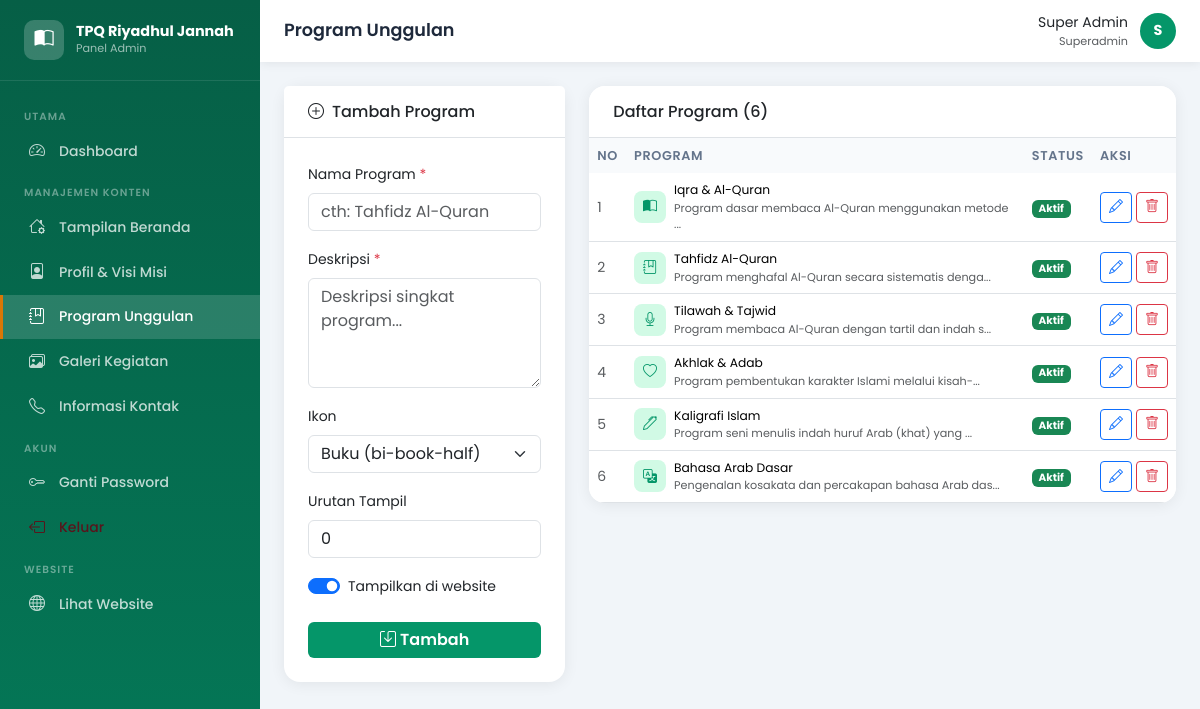
The page /admin/program.php (signed in) on the database its author committed.
### tables this page shows
CREATE TABLE IF NOT EXISTS `program` (
  `id`          INT UNSIGNED AUTO_INCREMENT PRIMARY KEY,
  `nama`        VARCHAR(100) NOT NULL,
  `deskripsi`   TEXT NOT NULL,
  `ikon`        VARCHAR(50)  NOT NULL DEFAULT 'bi-book',
  `urutan`      TINYINT UNSIGNED NOT NULL DEFAULT 0,
  `aktif`       TINYINT(1) NOT NULL DEFAULT 1,
  `created_at`  TIMESTAMP DEFAULT CURRENT_TIMESTAMP
);

### config.php (called while the page is built, shortened)
<?php
function e(string $str): string {
    return htmlspecialchars($str, ENT_QUOTES, 'UTF-8');
}

### admin/program.php (the view, shortened to what this page needs)
<?php
$db     = getDB();
$action = $_GET['action'] ?? 'list';
$programs = $db->query("SELECT * FROM program ORDER BY urutan ASC, id ASC")->fetchAll();
$editData = null;
$ikonOptions = [
    'bi-book-half'        => 'Buku',
    'bi-journal-bookmark' => 'Jurnal',
    'bi-mic'              => 'Mikrofon',
    'bi-heart'            => 'Hati',
    'bi-pen'              => 'Pena',
    'bi-translate'        => 'Terjemah',
    'bi-star'             => 'Bintang',
    'bi-mortarboard'      => 'Wisuda',
    'bi-people'           => 'Orang',
    'bi-award'            => 'Penghargaan',
];
require_once 'includes/sidebar.php';
?>
<div class="row g-4">
  <div class="col-lg-4">
    <div class="card form-card">
      <div class="card-header bg-white border-bottom py-3 px-4">
        <h6 class="mb-0 fw-700">
          <?= $action === 'edit' ? '<i class="bi bi-pencil me-2"></i>Edit Program' : '<i class="bi bi-plus-circle me-2"></i>Tambah Program' ?>
        </h6>
      </div>
      <div class="card-body p-4">
        <form method="POST">
          <div class="mb-3">
            <label class="form-label fw-500 small">Nama Program <span class="text-danger">*</span></label>
            <input type="text" name="nama" class="form-control"
                   value="<?= e($editData['nama'] ?? '') ?>"
                   placeholder="cth: Tahfidz Al-Quran" required>
          </div>
          <div class="mb-3">
            <label class="form-label fw-500 small">Deskripsi <span class="text-danger">*</span></label>
            <textarea name="deskripsi" class="form-control" rows="4"
                      placeholder="Deskripsi singkat program..." required><?= e($editData['deskripsi'] ?? '') ?></textarea>
          </div>
          <div class="mb-3">
            <label class="form-label fw-500 small">Ikon</label>
            <select name="ikon" class="form-select">
              <?php foreach ($ikonOptions as $val => $label): ?>
              <option value="<?= $val ?>" <?= ($editData['ikon'] ?? 'bi-book-half') === $val ? 'selected' : '' ?>>
                <?= $label ?> (<?= $val ?>)
              </option>
              <?php endforeach; ?>
            </select>
          </div>
          <div class="mb-3">
            <label class="form-label fw-500 small">Urutan Tampil</label>
            <input type="number" name="urutan" class="form-control" min="0" max="99"
                   value="<?= $editData['urutan'] ?? 0 ?>">
          </div>
          <div class="mb-4">
            <div class="form-check form-switch">
              <input class="form-check-input" type="checkbox" name="aktif" id="aktifSwitch"
                     <?= ($editData['aktif'] ?? 1) ? 'checked' : '' ?>>
              <label class="form-check-label small" for="aktifSwitch">Tampilkan di website</label>
            </div>
          </div>
          <div class="d-flex gap-2">
            <button type="submit" class="btn btn-emerald flex-fill">
              <i class="bi bi-save me-1"></i><?= $action === 'edit' ? 'Simpan' : 'Tambah' ?>
            </button>
          </div>
        </form>
      </div>
    </div>
  </div>
  <div class="col-lg-8">
    <div class="card table-card">
      <div class="card-header bg-white border-bottom py-3 px-4">
        <h6 class="mb-0 fw-700">Daftar Program (<?= count($programs) ?>)</h6>
      </div>
      <div class="table-responsive">
        <table class="table table-hover mb-0">
          <thead>
            <tr>
              <th>No</th>
              <th>Program</th>
              <th>Status</th>
              <th>Aksi</th>
            </tr>
          </thead>
          <tbody>
            <?php if (empty($programs)): ?>
            <tr><td colspan="4" class="text-center py-4 text-muted">Belum ada program</td></tr>
            <?php else: ?>
            <?php foreach ($programs as $i => $prog): ?>
            <tr>
              <td class="text-muted"><?= $i + 1 ?></td>
              <td>
                <div class="d-flex align-items-center gap-2">
                  <div style="width:32px;height:32px;background:#d1fae5;border-radius:8px;display:flex;align-items:center;justify-content:center;flex-shrink:0">
                    <i class="bi <?= e($prog['ikon']) ?>" style="color:#059669"></i>
                  </div>
                  <div>
                    <div class="fw-600 small"><?= e($prog['nama']) ?></div>
                    <div class="text-muted" style="font-size:.7rem"><?= e(mb_substr($prog['deskripsi'], 0, 50)) ?>...</div>
                  </div>
                </div>
              </td>
              <td>
                <span class="badge <?= $prog['aktif'] ? 'bg-success' : 'bg-secondary' ?>">
                  <?= $prog['aktif'] ? 'Aktif' : 'Nonaktif' ?>
                </span>
              </td>
              <td>
                <div class="d-flex gap-1">
                  <a href="program.php?action=edit&id=<?= $prog['id'] ?>"
                     class="btn btn-sm btn-outline-primary" title="Edit">
                    <i class="bi bi-pencil"></i>
                  </a>
                  <form method="POST" onsubmit="return confirm('Hapus program ini?')">
                    <button type="submit" class="btn btn-sm btn-outline-danger" title="Hapus">
                      <i class="bi bi-trash"></i>
                    </button>
                  </form>
                </div>
              </td>
            </tr>
            <?php endforeach; ?>
            <?php endif; ?>
          </tbody>
        </table>
      </div>
    </div>
  </div>
</div>
<?php require_once 'includes/sidebar_end.php'; ?>

### admin/includes/sidebar.php (style rules this page uses)
:root { --emerald:#059669; --emerald-dark:#047857; --gold:#d97706; --sidebar-w:260px; }
body { font-family:'Poppins',sans-serif; background:#f1f5f9; }
.table-card { border: none; border-radius: 16px; box-shadow: 0 2px 15px rgba(0,0,0,.07); overflow: hidden; }
.table thead th { background: #f8fafc; font-weight: 600; font-size: .8rem; text-transform: uppercase; letter-spacing: .05em; color: #64748b; border: none; }
.table tbody td { vertical-align: middle; font-size: .875rem; }
.form-card { border: none; border-radius: 16px; box-shadow: 0 2px 15px rgba(0,0,0,.07); }
.btn-emerald { background: var(--emerald); border: none; color: #fff; font-weight: 600; }

### rows shown on the page
program: nama "Iqra & Al-Quran", deskripsi "Program dasar membaca Al-Quran menggunakan metode", aktif "Aktif"
program: nama "Tahfidz Al-Quran", deskripsi "Program menghafal Al-Quran secara sistematis denga", aktif "Aktif"
program: nama "Tilawah & Tajwid", deskripsi "Program membaca Al-Quran dengan tartil dan indah s", aktif "Aktif"
program: nama "Akhlak & Adab", deskripsi "Program pembentukan karakter Islami melalui kisah-", aktif "Aktif"
program: nama "Kaligrafi Islam", deskripsi "Program seni menulis indah huruf Arab (khat) yang", aktif "Aktif"
program: nama "Bahasa Arab Dasar", deskripsi "Pengenalan kosakata dan percakapan bahasa Arab das", aktif "Aktif"

### other values the page prints
SITE_NAME "TPQ Riyadhul Jannah"
$pageTitle "Program Unggulan"
$_SESSION['admin_nama'] "Super Admin"
$_SESSION['admin_role'] "Superadmin"
substr($_SESSION['admin_nama'] ?? 'A', 0, 1) "S"
count($programs) "6"
form field ikon "Buku (bi-book-half)"
